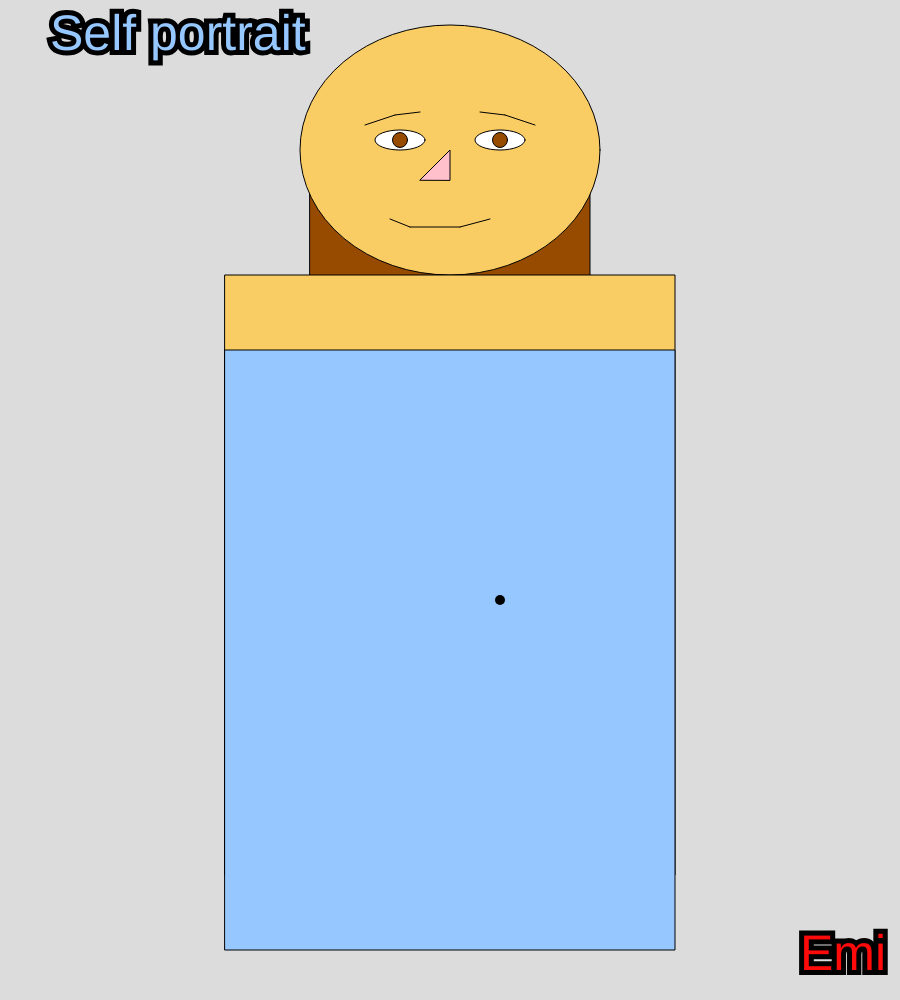
Frame 1 (no input)
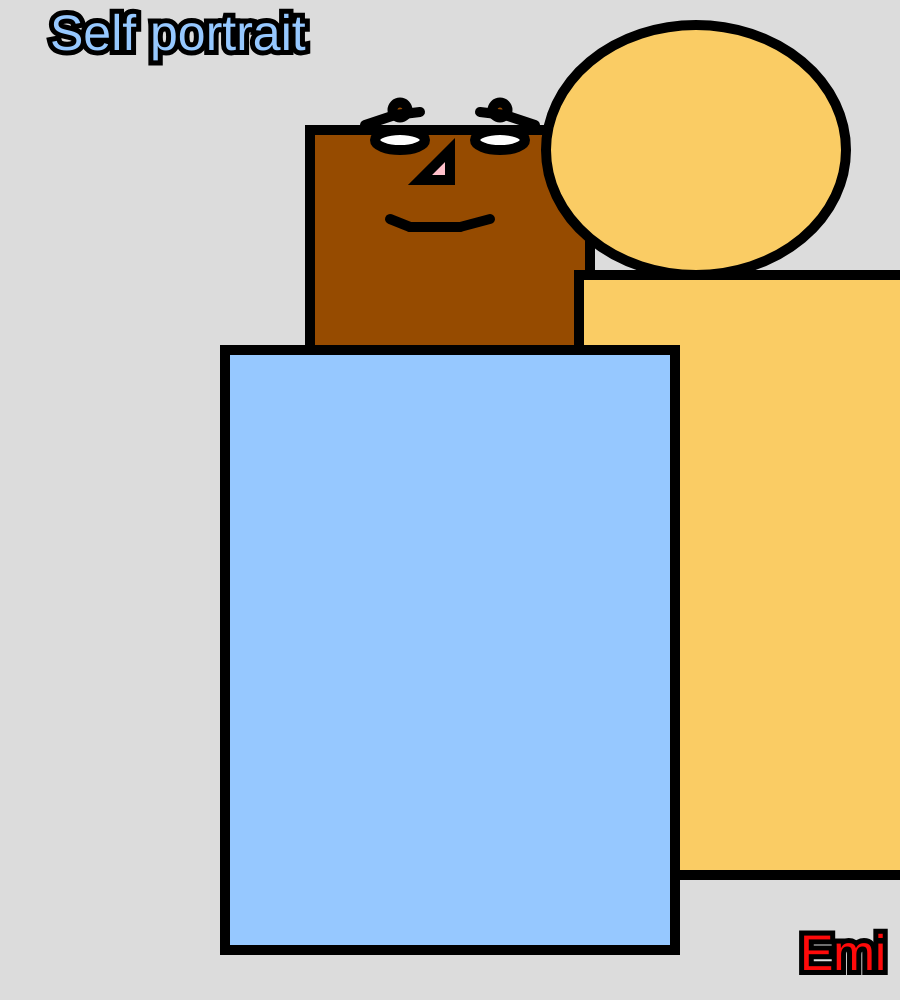
Frame 60 (no input)
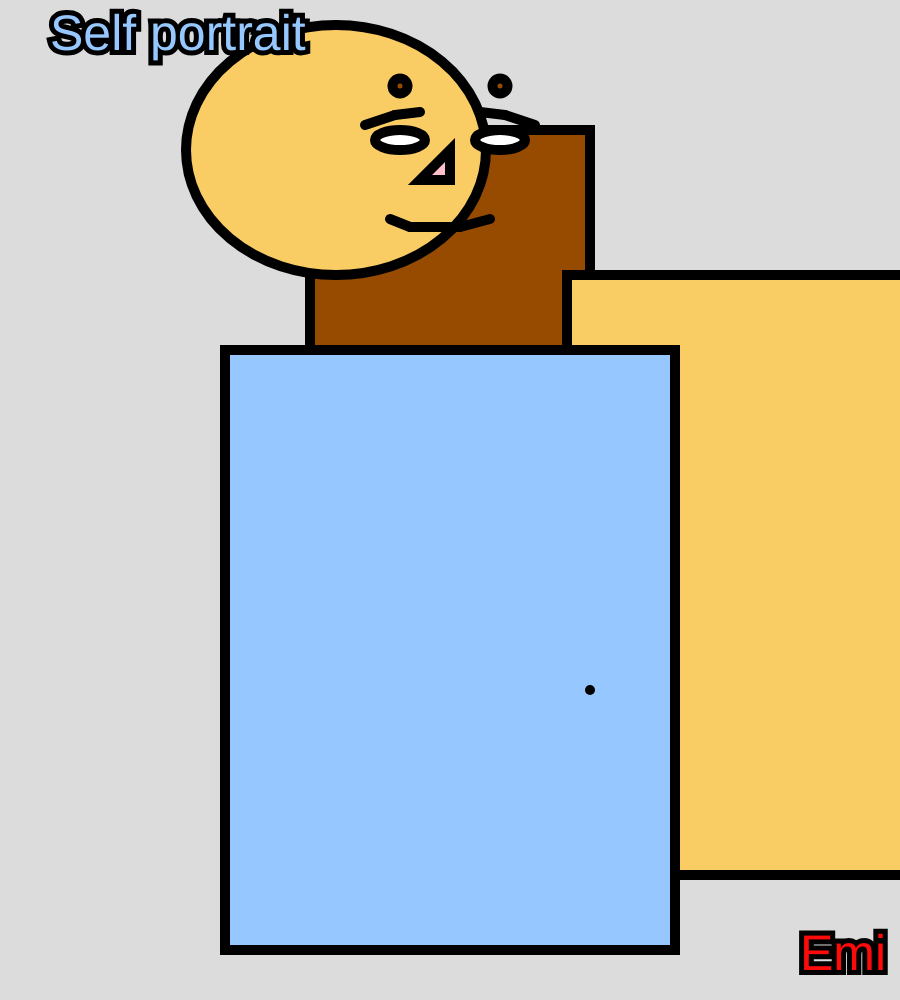
Frame 120 (the mouse pressed at the canvas centre since frame 60)

The p5.js sketch that drew these frames (run headless with seeded random() and noise() and a simulated clock; from frame 60 on, the mouse is pressed at the canvas centre):

// p5.js sketch
// ── sketch.js
var headX = 450;  
var headY = 150;  
var headDirection = 1;

var bodyX = 225 
var bodyY = 275
var bodyDirection = 1;

var lpupilX = 400
var lpupilY = 140
var lpupilDirection = 1; 

var rpupilX = 500
var rpupilY = 140
var rpupilDirection = 1;

var dotX = 500;
var dotY = 600;
var dotDirectionX = 1; 
var dotDirectionY = 1; 

var titleBaseSize = 50;
var titleTextSizeValue = titleBaseSize;
var titleSizeFactor = 5;
var titleTextSizeDirection = 1;

var movement;

function setup() {
    createCanvas(900,1000);
    movement = floor(random() * 7) + 1;
  }
  


  function draw() {
    background(220);
    c2 = color(150,75,0);
    c3 = color(500)
    c4 = color(255,192,203)
    c5 = color(150,200,500)
    c6 = color(800,10,10)
    
    
    //hair//
    fill(c2);
    rect(310,130,280,450); 
    
    //head//
    fill(250, 204, 100); 
    ellipse(headX, headY, 300, 250);  
    
    
    headX += headDirection * movement;
    if (headX <= 150 || headX >= 750) {  
        headDirection *= -1;
    }
    //body
    rect(bodyX,bodyY,450,600);
    bodyX += bodyDirection * movement;
    if (bodyX <= 150 || bodyX >= 750) {
        bodyDirection*= -1;
    }

    //left eye//
    fill(c3);
    ellipse(400,140,50,20); 
    //right eye//
    ellipse(500,140,50,20); 
    //left pupil//
    fill(c2);
    circle(lpupilX,lpupilY,15); 
    lpupilY += lpupilDirection * movement;
    if (lpupilY <= 10 || lpupilY >=200) {
        lpupilDirection*= -1;
    }
    //right pupil//
    circle(rpupilX,rpupilY,15); 
    rpupilY += rpupilDirection * movement;
    if (rpupilY <= 10 || rpupilY >=200) {
        rpupilDirection*= -1;
    }



    //nose//
    fill (c4)
    triangle(420,180,450,150,450,180); 

    line(390,219,410,227); //left smile line//
    line(410,227,460,227); //middle smile line//
    line(460,227,490,219); //right smile line//
    line(365,125,395,115); //left bottom eyebrow//
    line(395,115,420,112); //left top eyebrow//
    line(480,112,505,115); //right top eyebrow//
    line(505,115,535,125); //right bottom eyebrow//

    //blue shirt//
    fill (c5)
    rect(225,350,450,600); 
    //little dot//
    stroke(0);
    strokeWeight(10);
    point(dotX,dotY); 
    dotX += dotDirectionX * movement;  
    dotY += dotDirectionY * movement;  

    
    if (dotX <= 0 || dotX >= width) {
        dotDirectionX *= -1;
    }
    if (dotY <= 0 || dotY >= height) {
        dotDirectionY *= -1;
    }
    fill (c6)
    textSize(50);
    text('Emi', 800, 970);
    
    //title//
    fill (c5)
    textSize(titleTextSizeValue);
    text('Self portrait', 50, 50);

    titleTextSizeValue *= titleTextSizeDirection;

    //this should in theory make it grow and shrink. No errors appear and I can't find a way to make it work so??//
    if (titleTextSizeValue >= titleBaseSize * titleSizeFactor || titleTextSizeValue <= titleBaseSize) {
       titleTextSizeDirection *= -1;
    }
  }
